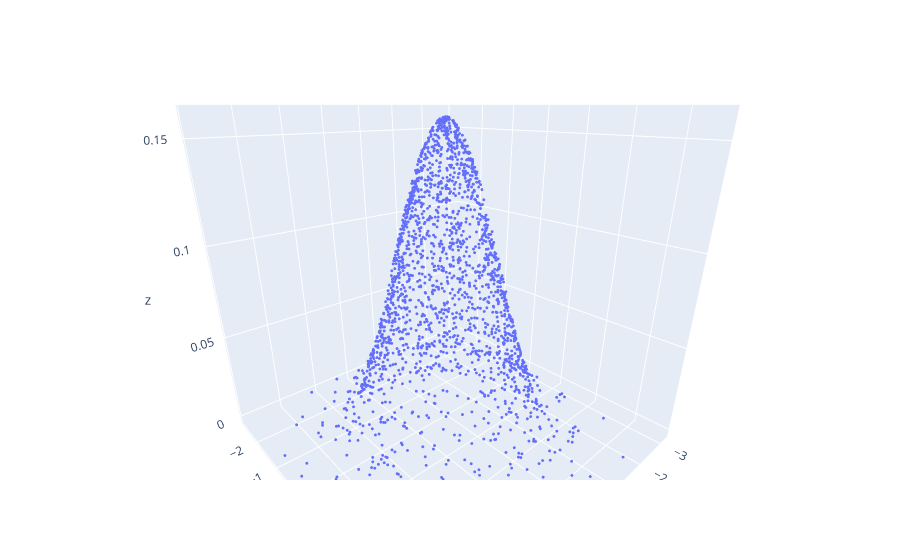

Notebook cell for this chart:
### Code cell
fig2 = go.Figure(data=[go.Scatter3d(x=d2['x'], y=d2['y'], z=d2['z'], mode='markers', marker=dict(size=1))])
fig2.update_layout(scene_camera=dict(eye=dict(x=1/ddd, y=1.1/ddd, z=.6/ddd)))
fig2.show()

### Figure 1 — Plotly figure (JSON) as saved in the notebook; plotly's stock layout.template omitted (floating-point values rounded to 4 significant figures; data arrays with more than 128 entries replaced by an {"elided": "..."} marker saying what was removed)
{"data": [{"marker": {"size": 1}, "mode": "markers", "type": "scatter3d", "x": {"elided": "2000 float values"}, "y": {"elided": "2000 float values"}, "z": {"elided": "2000 float values"}}], "layout": {"scene": {"camera": {"eye": {"x": 0.8333, "y": 0.9167, "z": 0.5}}}}}
